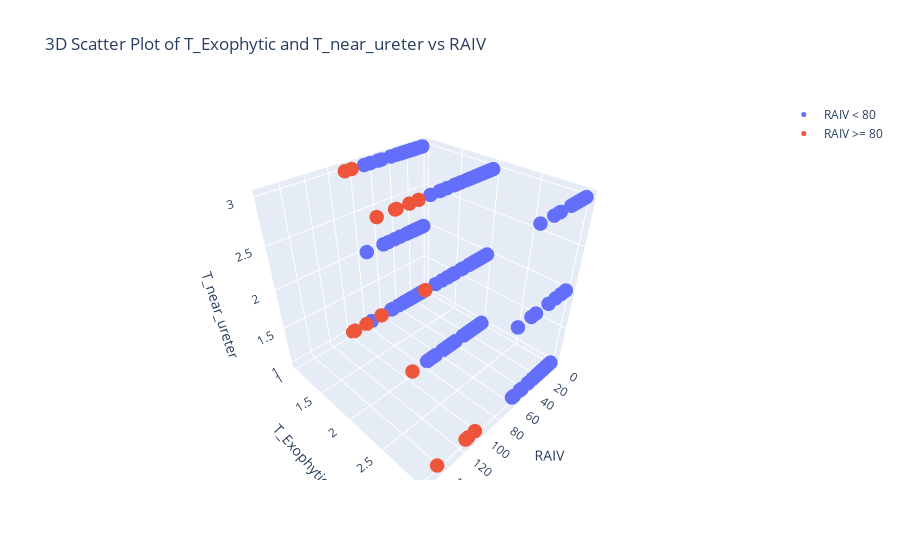

Notebook code for this chart:
### Markdown cell above
## T_near_ureter , T_Exophytic , RAIV 값을 3차원으로 확인

### Code cell
# Filter merged_result based on RAIV >= 80
merged_result_raiv_80 = merged_result[merged_result['RAIV'] >= 80]

# Create a scatter plot for RAIV < 80
trace_raiv_lt_80 = go.Scatter3d(
    x=merged_result[merged_result['RAIV'] < 80]['RAIV'],
    y=merged_result[merged_result['RAIV'] < 80]['T_Exophytic'],
    z=merged_result[merged_result['RAIV'] < 80]['T_near_ureter'],
    mode='markers',
    name='RAIV < 80',
    marker=dict(size=5)
)

# Create a scatter plot for RAIV >= 80
trace_raiv_gte_80 = go.Scatter3d(
    x=merged_result_raiv_80['RAIV'],
    y=merged_result_raiv_80['T_Exophytic'],
    z=merged_result_raiv_80['T_near_ureter'],
    mode='markers',
    name='RAIV >= 80',
    marker=dict(size=5)
)

# Create layout
layout = go.Layout(
    title="3D Scatter Plot of T_Exophytic and T_near_ureter vs RAIV",
    scene=dict(
        xaxis=dict(title='RAIV'),
        yaxis=dict(title='T_Exophytic'),
        zaxis=dict(title='T_near_ureter')
    )
)

# Create figure and add traces
fig = go.Figure(data=[trace_raiv_lt_80, trace_raiv_gte_80], layout=layout)

# Show plot
fig.show()

### Figure 1 — Plotly figure (JSON) as saved in the notebook; plotly's stock layout.template omitted (floating-point values rounded to 4 significant figures; data arrays with more than 128 entries replaced by an {"elided": "..."} marker saying what was removed)
{"data": [{"marker": {"size": 5}, "mode": "markers", "name": "RAIV < 80", "type": "scatter3d", "x": {"elided": "371 float values"}, "y": {"elided": "371 int values"}, "z": {"elided": "371 int values"}}, {"marker": {"size": 5}, "mode": "markers", "name": "RAIV >= 80", "type": "scatter3d", "x": [95.7, 85.4, 114, 154.8, 94.2, 111.3, 103.6, 143.4, 93.6, 82.3, 88.5, 82.2, 82.2, 106, 121.1, 122.7, 104.8, 97.9], "y": [1, 2, 3, 3, 2, 3, 3, 3, 2, 1, 1, 1, 1, 2, 2, 2, 2, 1], "z": [1, 3, 1, 3, 1, 1, 1, 1, 3, 3, 3, 3, 1, 3, 3, 2, 3, 1]}], "layout": {"scene": {"xaxis": {"title": {"text": "RAIV"}}, "yaxis": {"title": {"text": "T_Exophytic"}}, "zaxis": {"title": {"text": "T_near_ureter"}}}, "title": {"text": "3D Scatter Plot of T_Exophytic and T_near_ureter vs RAIV"}}}
